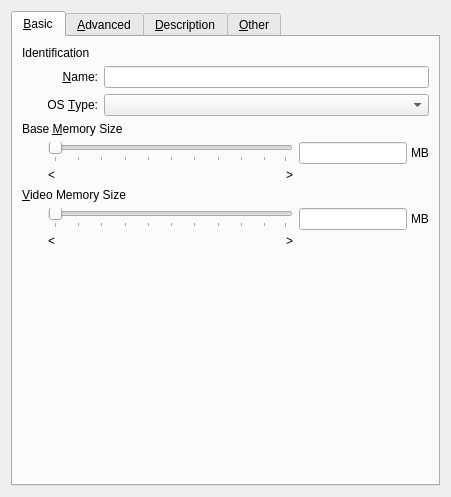
<ui version="4.0" >
 <comment>
 VBox frontends: Qt4 GUI ("VirtualBox"):

 Copyright (C) 2008 Sun Microsystems, Inc.

 This file is part of VirtualBox Open Source Edition (OSE), as
 available from http://www.virtualbox.org. This file is free software;
 you can redistribute it and/or modify it under the terms of the GNU
 General Public License (GPL) as published by the Free Software
 Foundation, in version 2 as it comes in the "COPYING" file of the
 VirtualBox OSE distribution. VirtualBox OSE is distributed in the
 hope that it will be useful, but WITHOUT ANY WARRANTY of any kind.

 Please contact Sun Microsystems, Inc., 4150 Network Circle, Santa
 Clara, CA 95054 USA or visit http://www.sun.com if you need
 additional information or have any questions.
 </comment>
 <class>VBoxVMSettingsGeneral</class>
 <widget class="QWidget" name="VBoxVMSettingsGeneral" >
  <property name="geometry" >
   <rect>
    <x>0</x>
    <y>0</y>
    <width>451</width>
    <height>497</height>
   </rect>
  </property>
  <layout class="QHBoxLayout" >
   <item>
    <widget class="QTabWidget" name="mTabGeneral" >
     <property name="currentIndex" >
      <number>0</number>
     </property>
     <widget class="QWidget" name="mTabBasic" >
      <attribute name="title" >
       <string>&amp;Basic</string>
      </attribute>
      <layout class="QGridLayout" >
       <item row="0" column="0" colspan="2" >
        <widget class="QILabelSeparator" name="mGbIdent" >
         <property name="sizePolicy" >
          <sizepolicy vsizetype="Preferred" hsizetype="MinimumExpanding" >
           <horstretch>0</horstretch>
           <verstretch>0</verstretch>
          </sizepolicy>
         </property>
         <property name="text" >
          <string>Identification</string>
         </property>
        </widget>
       </item>
       <item row="1" column="0" >
        <spacer>
         <property name="orientation" >
          <enum>Qt::Horizontal</enum>
         </property>
         <property name="sizeType" >
          <enum>QSizePolicy::Fixed</enum>
         </property>
         <property name="sizeHint" >
          <size>
           <width>20</width>
           <height>20</height>
          </size>
         </property>
        </spacer>
       </item>
       <item row="1" column="1" >
        <layout class="QGridLayout" >
         <item row="0" column="0" >
          <widget class="QLabel" name="mLbName" >
           <property name="text" >
            <string>&amp;Name:</string>
           </property>
           <property name="alignment" >
            <set>Qt::AlignRight|Qt::AlignTrailing|Qt::AlignVCenter</set>
           </property>
           <property name="buddy" >
            <cstring>mLeName</cstring>
           </property>
          </widget>
         </item>
         <item row="0" column="1" >
          <widget class="QLineEdit" name="mLeName" >
           <property name="whatsThis" >
            <string>Displays the name of the virtual machine.</string>
           </property>
          </widget>
         </item>
         <item row="1" column="0" >
          <widget class="QLabel" name="mLbOsType" >
           <property name="text" >
            <string>OS &amp;Type:</string>
           </property>
           <property name="alignment" >
            <set>Qt::AlignRight|Qt::AlignTrailing|Qt::AlignVCenter</set>
           </property>
           <property name="buddy" >
            <cstring>mCbOsType</cstring>
           </property>
          </widget>
         </item>
         <item row="1" column="1" >
          <widget class="QComboBox" name="mCbOsType" >
           <property name="focusPolicy" >
            <enum>Qt::StrongFocus</enum>
           </property>
           <property name="whatsThis" >
            <string>Displays the operating system type that you plan to install into this virtual machine (called a guest operating system).</string>
           </property>
          </widget>
         </item>
        </layout>
       </item>
       <item row="2" column="0" colspan="2" >
        <widget class="QILabelSeparator" name="mGbRam" >
         <property name="sizePolicy" >
          <sizepolicy vsizetype="Preferred" hsizetype="MinimumExpanding" >
           <horstretch>0</horstretch>
           <verstretch>0</verstretch>
          </sizepolicy>
         </property>
         <property name="text" >
          <string>Base &amp;Memory Size</string>
         </property>
         <property name="buddy" >
          <cstring>mLeRam</cstring>
         </property>
        </widget>
       </item>
       <item row="3" column="0" >
        <spacer>
         <property name="orientation" >
          <enum>Qt::Horizontal</enum>
         </property>
         <property name="sizeType" >
          <enum>QSizePolicy::Fixed</enum>
         </property>
         <property name="sizeHint" >
          <size>
           <width>20</width>
           <height>20</height>
          </size>
         </property>
        </spacer>
       </item>
       <item row="3" column="1" >
        <widget class="QWidget" native="1" name="widget_3" >
         <property name="sizePolicy" >
          <sizepolicy vsizetype="Maximum" hsizetype="Preferred" >
           <horstretch>0</horstretch>
           <verstretch>0</verstretch>
          </sizepolicy>
         </property>
         <layout class="QHBoxLayout" >
          <property name="leftMargin" >
           <number>0</number>
          </property>
          <property name="topMargin" >
           <number>0</number>
          </property>
          <property name="rightMargin" >
           <number>0</number>
          </property>
          <property name="bottomMargin" >
           <number>0</number>
          </property>
          <item>
           <layout class="QVBoxLayout" >
            <item>
             <widget class="QSlider" name="mSlRam" >
              <property name="whatsThis" >
               <string>Controls the amount of memory provided to the virtual machine. If you assign too much, the machine might not start.</string>
              </property>
              <property name="orientation" >
               <enum>Qt::Horizontal</enum>
              </property>
              <property name="tickPosition" >
               <enum>QSlider::TicksBelow</enum>
              </property>
             </widget>
            </item>
            <item>
             <layout class="QHBoxLayout" >
              <item>
               <widget class="QLabel" name="mLbRamMin" >
                <property name="sizePolicy" >
                 <sizepolicy vsizetype="Fixed" hsizetype="Fixed" >
                  <horstretch>0</horstretch>
                  <verstretch>0</verstretch>
                 </sizepolicy>
                </property>
                <property name="text" >
                 <string>&lt;</string>
                </property>
               </widget>
              </item>
              <item>
               <spacer>
                <property name="orientation" >
                 <enum>Qt::Horizontal</enum>
                </property>
                <property name="sizeHint" >
                 <size>
                  <width>0</width>
                  <height>0</height>
                 </size>
                </property>
               </spacer>
              </item>
              <item>
               <widget class="QLabel" name="mLbRamMax" >
                <property name="sizePolicy" >
                 <sizepolicy vsizetype="Fixed" hsizetype="Fixed" >
                  <horstretch>0</horstretch>
                  <verstretch>0</verstretch>
                 </sizepolicy>
                </property>
                <property name="text" >
                 <string>></string>
                </property>
                <property name="alignment" >
                 <set>Qt::AlignRight|Qt::AlignTrailing|Qt::AlignVCenter</set>
                </property>
               </widget>
              </item>
             </layout>
            </item>
           </layout>
          </item>
          <item>
           <layout class="QVBoxLayout" >
            <property name="spacing" >
             <number>0</number>
            </property>
            <item>
             <layout class="QHBoxLayout" >
              <property name="spacing" >
               <number>4</number>
              </property>
              <item>
               <widget class="QLineEdit" name="mLeRam" >
                <property name="sizePolicy" >
                 <sizepolicy vsizetype="Fixed" hsizetype="Maximum" >
                  <horstretch>0</horstretch>
                  <verstretch>0</verstretch>
                 </sizepolicy>
                </property>
                <property name="whatsThis" >
                 <string>Controls the amount of memory provided to the virtual machine. If you assign too much, the machine might not start.</string>
                </property>
               </widget>
              </item>
              <item>
               <widget class="QLabel" name="mLbRam" >
                <property name="sizePolicy" >
                 <sizepolicy vsizetype="Fixed" hsizetype="Fixed" >
                  <horstretch>0</horstretch>
                  <verstretch>0</verstretch>
                 </sizepolicy>
                </property>
                <property name="text" >
                 <string>MB</string>
                </property>
               </widget>
              </item>
             </layout>
            </item>
            <item>
             <spacer>
              <property name="orientation" >
               <enum>Qt::Vertical</enum>
              </property>
              <property name="sizeType" >
               <enum>QSizePolicy::Expanding</enum>
              </property>
              <property name="sizeHint" >
               <size>
                <width>20</width>
                <height>0</height>
               </size>
              </property>
             </spacer>
            </item>
           </layout>
          </item>
         </layout>
        </widget>
       </item>
       <item row="4" column="0" colspan="2" >
        <widget class="QILabelSeparator" name="mGbVideo" >
         <property name="sizePolicy" >
          <sizepolicy vsizetype="Preferred" hsizetype="MinimumExpanding" >
           <horstretch>0</horstretch>
           <verstretch>0</verstretch>
          </sizepolicy>
         </property>
         <property name="text" >
          <string>&amp;Video Memory Size</string>
         </property>
         <property name="buddy" >
          <cstring>mLeVideo</cstring>
         </property>
        </widget>
       </item>
       <item row="5" column="0" >
        <spacer>
         <property name="orientation" >
          <enum>Qt::Horizontal</enum>
         </property>
         <property name="sizeType" >
          <enum>QSizePolicy::Fixed</enum>
         </property>
         <property name="sizeHint" >
          <size>
           <width>20</width>
           <height>20</height>
          </size>
         </property>
        </spacer>
       </item>
       <item row="5" column="1" >
        <widget class="QWidget" native="1" name="widget_2" >
         <property name="sizePolicy" >
          <sizepolicy vsizetype="Maximum" hsizetype="Preferred" >
           <horstretch>0</horstretch>
           <verstretch>0</verstretch>
          </sizepolicy>
         </property>
         <layout class="QHBoxLayout" >
          <property name="leftMargin" >
           <number>0</number>
          </property>
          <property name="topMargin" >
           <number>0</number>
          </property>
          <property name="rightMargin" >
           <number>0</number>
          </property>
          <property name="bottomMargin" >
           <number>0</number>
          </property>
          <item>
           <layout class="QVBoxLayout" >
            <item>
             <widget class="QSlider" name="mSlVideo" >
              <property name="whatsThis" >
               <string>Controls the amount of video memory provided to the virtual machine.</string>
              </property>
              <property name="orientation" >
               <enum>Qt::Horizontal</enum>
              </property>
              <property name="tickPosition" >
               <enum>QSlider::TicksBelow</enum>
              </property>
             </widget>
            </item>
            <item>
             <layout class="QHBoxLayout" >
              <item>
               <widget class="QLabel" name="mLbVideoMin" >
                <property name="sizePolicy" >
                 <sizepolicy vsizetype="Fixed" hsizetype="Fixed" >
                  <horstretch>0</horstretch>
                  <verstretch>0</verstretch>
                 </sizepolicy>
                </property>
                <property name="text" >
                 <string>&lt;</string>
                </property>
               </widget>
              </item>
              <item>
               <spacer>
                <property name="orientation" >
                 <enum>Qt::Horizontal</enum>
                </property>
                <property name="sizeHint" >
                 <size>
                  <width>0</width>
                  <height>0</height>
                 </size>
                </property>
               </spacer>
              </item>
              <item>
               <widget class="QLabel" name="mLbVideoMax" >
                <property name="sizePolicy" >
                 <sizepolicy vsizetype="Fixed" hsizetype="Fixed" >
                  <horstretch>0</horstretch>
                  <verstretch>0</verstretch>
                 </sizepolicy>
                </property>
                <property name="text" >
                 <string>></string>
                </property>
                <property name="alignment" >
                 <set>Qt::AlignRight|Qt::AlignTrailing|Qt::AlignVCenter</set>
                </property>
               </widget>
              </item>
             </layout>
            </item>
           </layout>
          </item>
          <item>
           <layout class="QVBoxLayout" >
            <property name="spacing" >
             <number>0</number>
            </property>
            <item>
             <layout class="QHBoxLayout" >
              <property name="spacing" >
               <number>4</number>
              </property>
              <item>
               <widget class="QLineEdit" name="mLeVideo" >
                <property name="sizePolicy" >
                 <sizepolicy vsizetype="Fixed" hsizetype="Maximum" >
                  <horstretch>0</horstretch>
                  <verstretch>0</verstretch>
                 </sizepolicy>
                </property>
                <property name="whatsThis" >
                 <string>Controls the amount of video memory provided to the virtual machine.</string>
                </property>
               </widget>
              </item>
              <item>
               <widget class="QLabel" name="mLbVideo" >
                <property name="sizePolicy" >
                 <sizepolicy vsizetype="Fixed" hsizetype="Fixed" >
                  <horstretch>0</horstretch>
                  <verstretch>0</verstretch>
                 </sizepolicy>
                </property>
                <property name="text" >
                 <string>MB</string>
                </property>
               </widget>
              </item>
             </layout>
            </item>
            <item>
             <spacer>
              <property name="orientation" >
               <enum>Qt::Vertical</enum>
              </property>
              <property name="sizeType" >
               <enum>QSizePolicy::Expanding</enum>
              </property>
              <property name="sizeHint" >
               <size>
                <width>20</width>
                <height>0</height>
               </size>
              </property>
             </spacer>
            </item>
           </layout>
          </item>
         </layout>
        </widget>
       </item>
       <item row="6" column="1" >
        <spacer>
         <property name="orientation" >
          <enum>Qt::Vertical</enum>
         </property>
         <property name="sizeHint" >
          <size>
           <width>20</width>
           <height>31</height>
          </size>
         </property>
        </spacer>
       </item>
      </layout>
     </widget>
     <widget class="QWidget" name="mTabAdvanced" >
      <attribute name="title" >
       <string>&amp;Advanced</string>
      </attribute>
      <layout class="QGridLayout" >
       <item row="0" column="0" >
        <widget class="QLabel" name="mGbBootOrder" >
         <property name="text" >
          <string>Boo&amp;t Order:</string>
         </property>
         <property name="alignment" >
          <set>Qt::AlignRight|Qt::AlignTop|Qt::AlignTrailing</set>
         </property>
         <property name="buddy" >
          <cstring>mTwBootOrder</cstring>
         </property>
        </widget>
       </item>
       <item row="0" column="1" >
        <widget class="QWidget" native="1" name="widget" >
         <property name="sizePolicy" >
          <sizepolicy vsizetype="Fixed" hsizetype="Fixed" >
           <horstretch>0</horstretch>
           <verstretch>0</verstretch>
          </sizepolicy>
         </property>
         <layout class="QHBoxLayout" >
          <property name="leftMargin" >
           <number>0</number>
          </property>
          <property name="topMargin" >
           <number>0</number>
          </property>
          <property name="rightMargin" >
           <number>0</number>
          </property>
          <property name="bottomMargin" >
           <number>0</number>
          </property>
          <item>
           <widget class="QWidget" native="1" name="mWBootContainer" >
            <layout class="QHBoxLayout" >
             <property name="leftMargin" >
              <number>0</number>
             </property>
             <property name="topMargin" >
              <number>0</number>
             </property>
             <property name="rightMargin" >
              <number>0</number>
             </property>
             <property name="bottomMargin" >
              <number>0</number>
             </property>
             <item>
              <layout class="QVBoxLayout" >
               <property name="spacing" >
                <number>0</number>
               </property>
               <item>
                <widget class="BootItemsTable" name="mTwBootOrder" >
                 <property name="whatsThis" >
                  <string>Defines the boot device order. Use checkboxes to the left to enable or disable individual boot devices. Move items up and down to change the device order.</string>
                 </property>
                 <property name="verticalScrollBarPolicy" >
                  <enum>Qt::ScrollBarAlwaysOff</enum>
                 </property>
                 <property name="horizontalScrollBarPolicy" >
                  <enum>Qt::ScrollBarAlwaysOff</enum>
                 </property>
                 <property name="alternatingRowColors" >
                  <bool>true</bool>
                 </property>
                 <property name="rootIsDecorated" >
                  <bool>false</bool>
                 </property>
                 <property name="uniformRowHeights" >
                  <bool>true</bool>
                 </property>
                 <column>
                  <property name="text" >
                   <string>[device]</string>
                  </property>
                 </column>
                </widget>
               </item>
              </layout>
             </item>
             <item>
              <layout class="QVBoxLayout" >
               <property name="spacing" >
                <number>0</number>
               </property>
               <item>
                <widget class="QToolButton" name="mTbBootItemUp" >
                 <property name="enabled" >
                  <bool>false</bool>
                 </property>
                 <property name="focusPolicy" >
                  <enum>Qt::StrongFocus</enum>
                 </property>
                 <property name="toolTip" >
                  <string>Move Up (Ctrl-Up)</string>
                 </property>
                 <property name="whatsThis" >
                  <string>Moves the selected boot device up.</string>
                 </property>
                 <property name="text" >
                  <string/>
                 </property>
                 <property name="autoRaise" >
                  <bool>true</bool>
                 </property>
                </widget>
               </item>
               <item>
                <widget class="QToolButton" name="mTbBootItemDown" >
                 <property name="enabled" >
                  <bool>false</bool>
                 </property>
                 <property name="focusPolicy" >
                  <enum>Qt::StrongFocus</enum>
                 </property>
                 <property name="toolTip" >
                  <string>Move Down (Ctrl-Down)</string>
                 </property>
                 <property name="whatsThis" >
                  <string>Moves the selected boot device down.</string>
                 </property>
                 <property name="text" >
                  <string/>
                 </property>
                 <property name="autoRaise" >
                  <bool>true</bool>
                 </property>
                </widget>
               </item>
               <item>
                <spacer>
                 <property name="orientation" >
                  <enum>Qt::Vertical</enum>
                 </property>
                 <property name="sizeType" >
                  <enum>QSizePolicy::Expanding</enum>
                 </property>
                 <property name="sizeHint" >
                  <size>
                   <width>4</width>
                   <height>0</height>
                  </size>
                 </property>
                </spacer>
               </item>
              </layout>
             </item>
            </layout>
           </widget>
          </item>
         </layout>
        </widget>
       </item>
       <item row="1" column="0" >
        <widget class="QLabel" name="mGbAdvanced" >
         <property name="text" >
          <string>Extended Features:</string>
         </property>
         <property name="alignment" >
          <set>Qt::AlignRight|Qt::AlignTop|Qt::AlignTrailing</set>
         </property>
         <property name="buddy" >
          <cstring>mCbAcpi</cstring>
         </property>
        </widget>
       </item>
       <item row="1" column="1" >
        <layout class="QVBoxLayout" >
         <item>
          <widget class="QCheckBox" name="mCbAcpi" >
           <property name="sizePolicy" >
            <sizepolicy vsizetype="Fixed" hsizetype="MinimumExpanding" >
             <horstretch>0</horstretch>
             <verstretch>0</verstretch>
            </sizepolicy>
           </property>
           <property name="whatsThis" >
            <string>When checked, the virtual machine will support the Advanced Configuration and Power Management Interface (ACPI). &lt;b>Note:&lt;/b> don't disable this feature after having installed a Windows guest operating system!</string>
           </property>
           <property name="text" >
            <string>Enable A&amp;CPI</string>
           </property>
          </widget>
         </item>
         <item>
          <widget class="QCheckBox" name="mCbApic" >
           <property name="sizePolicy" >
            <sizepolicy vsizetype="Fixed" hsizetype="MinimumExpanding" >
             <horstretch>0</horstretch>
             <verstretch>0</verstretch>
            </sizepolicy>
           </property>
           <property name="whatsThis" >
            <string>When checked, the virtual machine will support the Input Output APIC (IO APIC), which may slightly decrease the VM performance. &lt;b>Note:&lt;/b> don't disable this feature after having installed a Windows guest operating system!</string>
           </property>
           <property name="text" >
            <string>Enable IO A&amp;PIC</string>
           </property>
          </widget>
         </item>
         <item>
          <widget class="QCheckBox" name="mCbVirt" >
           <property name="sizePolicy" >
            <sizepolicy vsizetype="Fixed" hsizetype="MinimumExpanding" >
             <horstretch>0</horstretch>
             <verstretch>0</verstretch>
            </sizepolicy>
           </property>
           <property name="whatsThis" >
            <string>When checked, the virtual machine will try to make use of the host CPU's hardware virtualization extensions such as Intel VT-x and AMD-V.</string>
           </property>
           <property name="text" >
            <string>Enable &amp;VT-x/AMD-V</string>
           </property>
          </widget>
         </item>
         <item>
          <widget class="QCheckBox" name="mCbPae" >
           <property name="sizePolicy" >
            <sizepolicy vsizetype="Fixed" hsizetype="MinimumExpanding" >
             <horstretch>0</horstretch>
             <verstretch>0</verstretch>
            </sizepolicy>
           </property>
           <property name="whatsThis" >
            <string>When checked, the Physical Address Extension (PAE) feature of the host CPU will be exposed to the virtual machine.</string>
           </property>
           <property name="text" >
            <string>Enable PA&amp;E/NX</string>
           </property>
          </widget>
         </item>
        </layout>
       </item>
       <item row="2" column="0" >
        <widget class="QLabel" name="mGbClipboard" >
         <property name="text" >
          <string>&amp;Shared Clipboard:</string>
         </property>
         <property name="alignment" >
          <set>Qt::AlignRight|Qt::AlignTrailing|Qt::AlignVCenter</set>
         </property>
         <property name="buddy" >
          <cstring>mCbClipboard</cstring>
         </property>
        </widget>
       </item>
       <item rowspan="2" row="2" column="1" >
        <layout class="QHBoxLayout" >
         <item>
          <layout class="QVBoxLayout" >
           <item>
            <widget class="QComboBox" name="mCbClipboard" >
             <property name="sizePolicy" >
              <sizepolicy vsizetype="Fixed" hsizetype="Fixed" >
               <horstretch>0</horstretch>
               <verstretch>0</verstretch>
              </sizepolicy>
             </property>
             <property name="whatsThis" >
              <string>Defines the mode of sharing the clipboard between the guest and the host OS. Note that this feature requires Guest Additions to be installed in the guest OS.</string>
             </property>
            </widget>
           </item>
           <item>
            <widget class="QComboBox" name="mCbIDEController" >
             <property name="sizePolicy" >
              <sizepolicy vsizetype="Fixed" hsizetype="Minimum" >
               <horstretch>0</horstretch>
               <verstretch>0</verstretch>
              </sizepolicy>
             </property>
             <property name="whatsThis" >
              <string>Defines the type of the virtual IDE controller. Depending on this value, VirtualBox will provide different virtual IDE hardware devices to the guest OS.</string>
             </property>
            </widget>
           </item>
          </layout>
         </item>
         <item>
          <spacer>
           <property name="orientation" >
            <enum>Qt::Horizontal</enum>
           </property>
           <property name="sizeType" >
            <enum>QSizePolicy::Expanding</enum>
           </property>
           <property name="sizeHint" >
            <size>
             <width>40</width>
             <height>20</height>
            </size>
           </property>
          </spacer>
         </item>
        </layout>
       </item>
       <item row="3" column="0" >
        <widget class="QLabel" name="mGbIDEController" >
         <property name="text" >
          <string>&amp;IDE Controller Type:</string>
         </property>
         <property name="alignment" >
          <set>Qt::AlignRight|Qt::AlignTrailing|Qt::AlignVCenter</set>
         </property>
         <property name="buddy" >
          <cstring>mCbIDEController</cstring>
         </property>
        </widget>
       </item>
       <item row="4" column="0" >
        <widget class="QLabel" name="mGbSnapshot" >
         <property name="text" >
          <string>S&amp;napshot Folder:</string>
         </property>
         <property name="alignment" >
          <set>Qt::AlignRight|Qt::AlignTrailing|Qt::AlignVCenter</set>
         </property>
         <property name="buddy" >
          <cstring>mPsSnapshot</cstring>
         </property>
        </widget>
       </item>
       <item row="4" column="1" >
        <widget class="VBoxFilePathSelectorWidget" name="mPsSnapshot" >
         <property name="sizePolicy" >
          <sizepolicy vsizetype="Fixed" hsizetype="MinimumExpanding" >
           <horstretch>0</horstretch>
           <verstretch>0</verstretch>
          </sizepolicy>
         </property>
        </widget>
       </item>
       <item row="5" column="1" >
        <spacer>
         <property name="orientation" >
          <enum>Qt::Vertical</enum>
         </property>
         <property name="sizeHint" >
          <size>
           <width>20</width>
           <height>40</height>
          </size>
         </property>
        </spacer>
       </item>
      </layout>
     </widget>
     <widget class="QWidget" name="mTabDescription" >
      <attribute name="title" >
       <string>&amp;Description</string>
      </attribute>
      <layout class="QVBoxLayout" >
       <item>
        <widget class="QTextEdit" name="mTeDescription" >
         <property name="whatsThis" >
          <string>Displays the description of the virtual machine. The description field is useful for commenting configuration details of the installed guest OS.</string>
         </property>
         <property name="acceptRichText" >
          <bool>false</bool>
         </property>
        </widget>
       </item>
      </layout>
     </widget>
     <widget class="QWidget" name="mTabOther" >
      <attribute name="title" >
       <string>&amp;Other</string>
      </attribute>
      <layout class="QGridLayout" >
       <item row="0" column="0" >
        <spacer>
         <property name="orientation" >
          <enum>Qt::Horizontal</enum>
         </property>
         <property name="sizeType" >
          <enum>QSizePolicy::Fixed</enum>
         </property>
         <property name="sizeHint" >
          <size>
           <width>60</width>
           <height>20</height>
          </size>
         </property>
        </spacer>
       </item>
       <item row="0" column="1" >
        <widget class="QLabel" name="mGbRuntime" >
         <property name="text" >
          <string>R&amp;untime:</string>
         </property>
         <property name="alignment" >
          <set>Qt::AlignRight|Qt::AlignTrailing|Qt::AlignVCenter</set>
         </property>
         <property name="buddy" >
          <cstring>mCbSaveMounted</cstring>
         </property>
        </widget>
       </item>
       <item row="0" column="2" >
        <widget class="QCheckBox" name="mCbSaveMounted" >
         <property name="whatsThis" >
          <string>If checked, any change to mounted CD/DVD or Floppy media performed during machine execution will be saved in the settings file in order to preserve the configuration of mounted media between runs.</string>
         </property>
         <property name="text" >
          <string>&amp;Remember Mounted Media</string>
         </property>
         <property name="checked" >
          <bool>true</bool>
         </property>
        </widget>
       </item>
       <item row="0" column="3" >
        <spacer>
         <property name="orientation" >
          <enum>Qt::Horizontal</enum>
         </property>
         <property name="sizeHint" >
          <size>
           <width>40</width>
           <height>20</height>
          </size>
         </property>
        </spacer>
       </item>
       <item row="1" column="2" >
        <spacer>
         <property name="orientation" >
          <enum>Qt::Vertical</enum>
         </property>
         <property name="sizeHint" >
          <size>
           <width>20</width>
           <height>40</height>
          </size>
         </property>
        </spacer>
       </item>
      </layout>
     </widget>
    </widget>
   </item>
  </layout>
 </widget>
 <customwidgets>
  <customwidget>
   <class>VBoxFilePathSelectorWidget</class>
   <extends>QComboBox</extends>
   <header>VBoxFilePathSelectorWidget.h</header>
   <container>1</container>
  </customwidget>
  <customwidget>
   <class>BootItemsTable</class>
   <extends>QTreeWidget</extends>
   <header>VBoxSettingsUtils.h</header>
  </customwidget>
  <customwidget>
   <class>QILabelSeparator</class>
   <extends>QLabel</extends>
   <header>QILabelSeparator.h</header>
  </customwidget>
 </customwidgets>
 <resources/>
 <connections/>
</ui>
